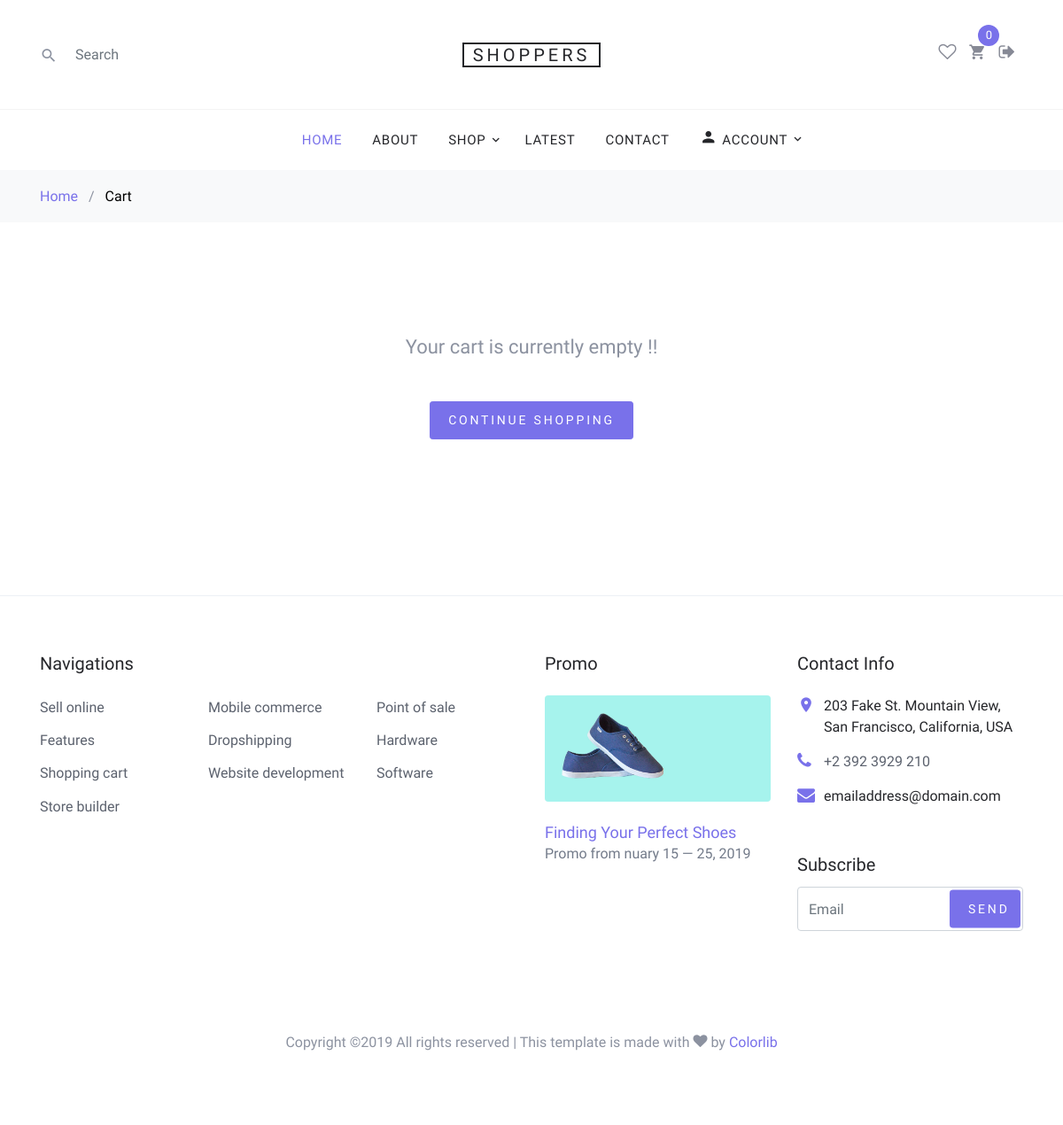
The page /cart/ (signed in) on the database as committed earlier.
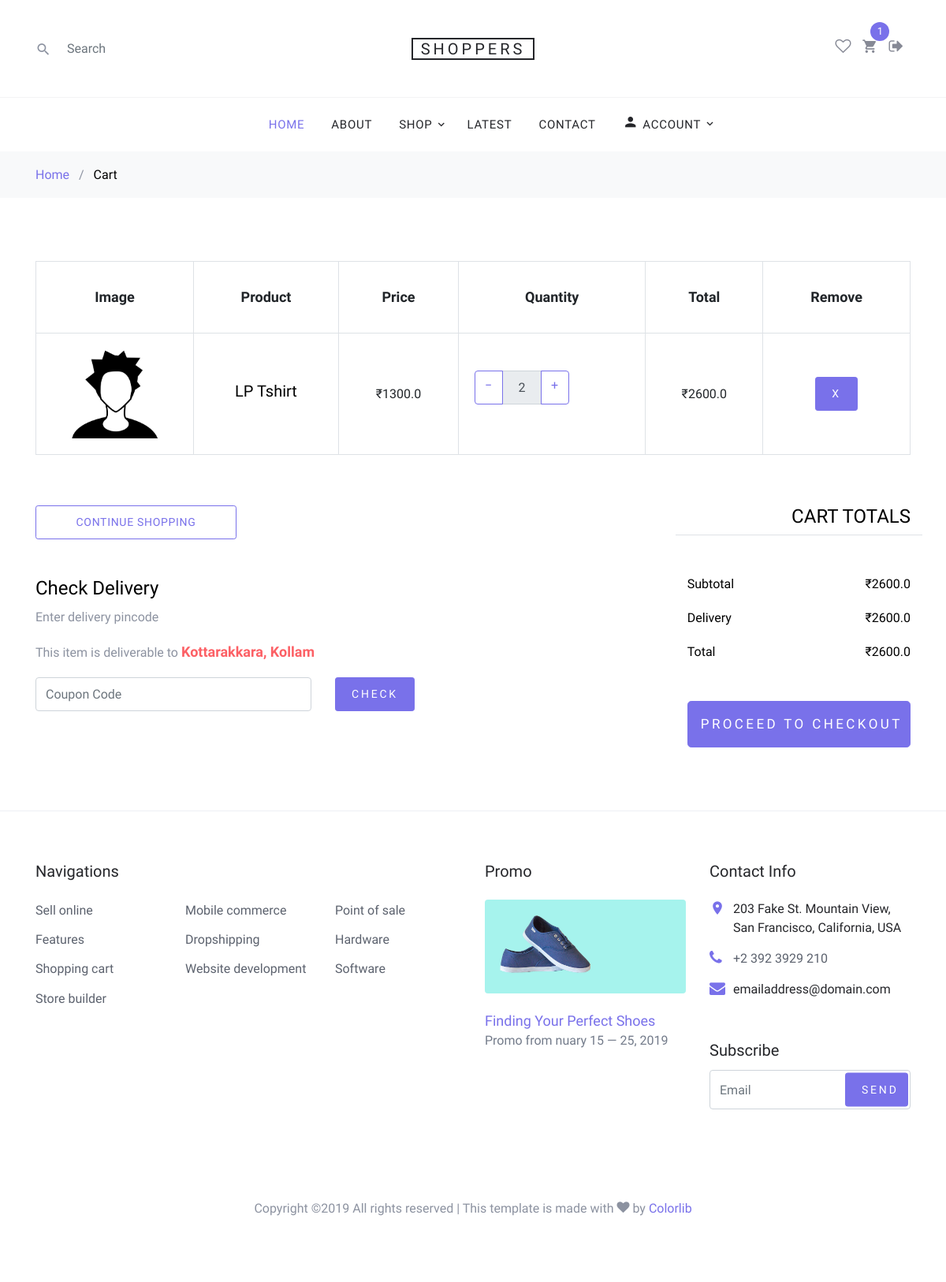
The same page on the database as committed later.
### core/models.py (models this page shows, shortened)
class Order(models.Model):
    user = models.ForeignKey(settings.AUTH_USER_MODEL,
                             on_delete=models.CASCADE)
    ref_code = models.CharField(max_length=20)
    ordered = models.BooleanField(default=False)
    items = models.ManyToManyField(OrderItem)
    order_started = models.DateTimeField(auto_now_add=True)
    ordered_date = models.DateTimeField()
    billing_address = models.ForeignKey(
        "BillingAddress", on_delete=models.SET_NULL, blank=True, null=True)
    payment = models.ForeignKey(
        "Payments", on_delete=models.SET_NULL, blank=True, null=True)
    status = models.CharField(
        choices=ORDER_STATUS_CHOICES, max_length=3, blank=True, null=True)
    refund_requested = models.BooleanField(default=False)
    refund_granted = models.BooleanField(default=False)
    def get_cart_price(self):
        total = 0
        for order_item in self.items.all():
            total += order_item.get_final_price()
        return total

class OrderItem(models.Model):
    item = models.ForeignKey(Item, on_delete=models.CASCADE)
    user = models.ForeignKey(settings.AUTH_USER_MODEL,
                             on_delete=models.CASCADE
                             )
    ordered = models.BooleanField(default=False)
    quantity = models.IntegerField(default=1)
    def get_total_item_price(self):
        return self.quantity * self.item.price
    def get_final_price(self):
        if self.item.discount_price:
            return self.get_total_discount_price()
        return self.get_total_item_price()

class Item(models.Model):
    title = models.CharField(max_length=130)
    price = models.FloatField()
    discount_price = models.FloatField(blank=True, null=True)
    category = models.CharField(choices=CATEGORY_CHOICES, max_length=2)
    label = models.CharField(choices=LABEL_CHOICES,
                             max_length=2, blank=True, null=True)
    date_added = models.DateTimeField(auto_now_add=True, blank=True, null=True)
    slug = models.SlugField()
    description = models.TextField()
    image = models.ImageField()

### core/views.py (the view)
# urls.py: path('cart/', CartView.as_view(), name='cart'),
class CartView(LoginRequiredMixin, View):
    def get(self, *args, **kwargs):
        try:
            order = Order.objects.get(user=self.request.user, ordered=False)
            context = {
                'object': order,
            }
            return render(self.request, "cart.html", context)
        except ObjectDoesNotExist:
            messages.warning(
                self.request, "You do not have an active order !!")
            return redirect('/')

### core/templatetags/cart_template_tags.py (called while the page is built)
@register.filter
def cart_items_count(user):
    if user.is_authenticated:
        qs = Order.objects.filter(user=user, ordered=False)
        if qs.exists():
            return qs[0].items.count()
    return 0

### templates/cart.html (shortened to what this page needs)
{% extends "base.html" %}
{% load static %}
{% block content %}
    <div class="bg-light py-3">
      <div class="container">
        <div class="row">
          <div class="col-md-12 mb-0"><a href="index.html">Home</a> <span class="mx-2 mb-0">/</span> <strong class="text-black">Cart</strong></div>
        </div>
      </div>
    </div>
    {% if object.items.exists  %}
    <div class="site-section">
      <div class="container">
        <div class="row mb-5">
          <form class="col-md-12" method="post">
            <div class="site-blocks-table">
              <table class="table table-bordered">
                <thead>
                  <tr>
                    <th class="product-thumbnail">Image</th>
                    <th class="product-name">Product</th>
                    <th class="product-price">Price</th>
                    <th class=" text-center product-quantity">Quantity</th>
                    <th class="product-total">Total</th>
                    <th class="product-remove">Remove</th>
                  </tr>
                </thead>
                <tbody>
                {% for order_item in object.items.all %}
                  <tr>
                    <td class="product-thumbnail">
                      <img src="{{ order_item.item.image.url }}" alt="Image" class="img-fluid">
                    </td>
                    <td class="product-name">
                      <h2 class="h5 text-black">{{ order_item.item.title }}</h2>
                    </td>
                    <td>₹{{ order_item.item.price }}</td>
                    <td>
                      <div class="input-group mb-3" style="max-width: 120px;">
                        <div class="input-group-prepend">
                          <a href="{% url 'core:remove-single-item' order_item.item.slug %}" class="btn btn-outline-primary js-btn-minus" type="button">&minus;</a>
                        </div>
                        <input disabled type="text" class="form-control text-center" value="{{ order_item.quantity }}" placeholder="" aria-label="Example text with button addon" aria-describedby="button-addon1">
                        <div class="input-group-append">
                          <a href="{% url 'core:add-to-cart' order_item.item.slug %}" class="btn btn-outline-primary js-btn-plus" type="button">&plus;</a>
                        </div>
                      </div>
                    </td>
                    <td>₹{{ order_item.get_final_price }}</td>
                    <td><a href="{% url 'core:remove-from-cart' order_item.item.slug %}" class="btn btn-primary btn-sm">X</a></td>
                  </tr>
                  {% endfor %}
                </tbody>
              </table>
            </div>
          </form>
        </div>
        <div class="row">
          <div class="col-md-6">
            <div class="row mb-5">
              <div class="col-md-6 mb-3 mb-md-0">
                <button onclick="window.location='/'" class="btn btn-outline-primary btn-sm btn-block">Continue Shopping</button>
              </div>
            </div>
            <div class="row">
              <div class="col-md-12">
                <label class="text-black h4" for="coupon">Check Delivery</label>
                <p>Enter delivery pincode </p>
                <p>This item is deliverable to <span style="font-size:18px; color:#fc6065; font-weight:bold;">Kottarakkara, Kollam<span></p>
              </div>
              <div class="col-md-8 mb-3 mb-md-0">
                <input type="text" class="form-control py-3" id="coupon" placeholder="Coupon Code">
              </div>
              <div class="col-md-4">
                <button class="btn btn-primary btn-sm">Check</button>
              </div>
            </div>
          </div>
          <div class="col-md-6 pl-5">
            <div class="row justify-content-end">
              <div class="col-md-7">
                <div class="row">
                  <div class="col-md-12 text-right border-bottom mb-5">
                    <h3 class="text-black h4 text-uppercase">Cart Totals</h3>
                  </div>
                </div>
                <div class="row mb-3">
                  <div class="col-md-6">
                    <span class="text-black">Subtotal</span>
                  </div>
                  <div class="col-md-6 text-right">
                    <strong class="text-black">₹{{ object.get_cart_price }}</strong>
                  </div>
                </div>
                <div class="row mb-3">
                  <div class="col-md-6">
                    <span class="text-black">Delivery</span>
                  </div>
                  <div class="col-md-6 text-right">
                    <strong class="text-black">₹{{ object.get_cart_price }}</strong>
                  </div>
                </div>
                <div class="row mb-5">
                  <div class="col-md-6">
                    <span class="text-black">Total</span>
                  </div>
                  <div class="col-md-6 text-right">
                    <strong class="text-black">₹{{ object.get_cart_price }}</strong>
                  </div>
                </div>
                <div class="row">
                  <div class="col-md-12">
                    <button class="btn btn-primary btn-lg py-3 btn-block" onclick="window.location='/checkout'">Proceed To Checkout</button>
                  </div>
                </div>
              </div>
            </div>
          </div>
        </div>
      </div>
    </div>
    {% else %}
    <div class="site-section">
      <div class="container">
        <div class="row mt-5 mb-5">
          <div class="text-center col-md-12" >
              <h6 style="font-size:22px">Your cart is currently empty !! </h6>
              <div class="mt-5 mb-5">
                <button onclick="window.location='/'" class="btn btn-primary btn-sm"> Continue Shopping </button>
              </div>
          </div>
        </div>
      </div>
    </div>
    {% endif %}
{% endblock content %}

### templates/base.html (shortened to what this page needs)
{% load static %}
{% load cart_template_tags %}
<!DOCTYPE html>
<html lang="en">
  <head>
    <link rel="stylesheet" href="{% static 'fonts/icomoon/style.css' %}">
    <link rel="stylesheet" href="{% static 'css/bootstrap.min.css' %}">
    <link rel="stylesheet" href="{% static 'css/magnific-popup.css' %}">
    <link rel="stylesheet" href="{% static 'css/jquery-ui.css' %}">
    <link rel="stylesheet" href="{% static 'css/owl.carousel.min.css' %}">
    <link rel="stylesheet" href="{% static 'css/owl.theme.default.min.css' %}">
    <link rel="stylesheet" href="//cdn.jsdelivr.net/npm/alertifyjs@1.12.0/build/css/alertify.min.css"/>
    <link rel="stylesheet" href="{% static 'css/aos.css' %}">
    <link rel="stylesheet" href="{% static 'css/style.css' %}">
  </head>
  <body>
  <div class="site-wrap">
    <header class="site-navbar" role="banner">
      <div class="site-navbar-top">
        <div class="container">
          <div class="row align-items-center">
            <div class="col-6 col-md-4 order-2 order-md-1 site-search-icon text-left">
              <form action="" class="site-block-top-search">
                <span class="icon icon-search2"></span>
                <input type="text" class="form-control border-0" placeholder="Search">
              </form>
            </div>
            <div class="col-12 mb-3 mb-md-0 col-md-4 order-1 order-md-2 text-center">
              <div class="site-logo">
                <a href="{% url 'core:home' %}" class="js-logo-clone">Shoppers</a>
              </div>
            </div>
            <div class="col-6 col-md-4 order-3 order-md-3 text-right">
              <div class="site-top-icons">
                <ul>
                {% if request.user.is_authenticated %}
                  <li><a href="#"><span class="icon icon-heart-o"></span></a></li>
                  <li>
                    <a href="{% url 'core:cart' %}" class="site-cart">
                      <span class="icon icon-shopping_cart"></span>
                      <span class="count">{{ request.user|cart_items_count }}</span>
                    </a>
                  </li>
                   <li><a href="{% url 'account_logout' %}"><span class="icon icon-sign-out"></span></a></li>
                  {% endif %}
                </ul>
              </div>
            </div>
          </div>
        </div>
      </div>
      <nav class="site-navigation text-right text-md-center" role="navigation">
        <div class="container">
          <ul class="site-menu js-clone-nav d-none d-md-block">
            <li class="active">
              <a href="/">Home</a>
            </li>
            <li>
              <a href="#">About</a>
            </li>
            <li class="has-children">
              <a href="{% url 'core:products' %}">Shop</a>
            </li>
            <li><a href="#">Latest</a></li>
            <li><a href="#">Contact</a></li>
            {% if not request.user.is_authenticated  %}
            <li><a style="color: #fafafa" href="{% url 'account_login' %}" class="btn btn-primary btn-sm">Login</a></li>
            {% else %}
            <li class="has-children">
              <a  href=""><span style="letter-spacing: 5.53px;" class="icon icon-person"></span>Account</a>
            </li>
            {% endif %}
          </ul>
        </div>
      </nav>
    </header>
    {% block content  %}
    {% endblock content %}
    <footer class="site-footer border-top">
      <div class="container">
        <div class="row">
          <div class="col-lg-6 mb-5 mb-lg-0">
            <div class="row">
              <div class="col-md-12">
                <h3 class="footer-heading mb-4">Navigations</h3>
              </div>
              <div class="col-md-6 col-lg-4">
                <ul class="list-unstyled">
                  <li><a href="#">Sell online</a></li>
                  <li><a href="#">Features</a></li>
                  <li><a href="#">Shopping cart</a></li>
                  <li><a href="#">Store builder</a></li>
                </ul>
              </div>
              <div class="col-md-6 col-lg-4">
                <ul class="list-unstyled">
                  <li><a href="#">Mobile commerce</a></li>
                  <li><a href="#">Dropshipping</a></li>
                  <li><a href="#">Website development</a></li>
                </ul>
              </div>
              <div class="col-md-6 col-lg-4">
                <ul class="list-unstyled">
                  <li><a href="#">Point of sale</a></li>
                  <li><a href="#">Hardware</a></li>
                  <li><a href="#">Software</a></li>
                </ul>
              </div>
            </div>
          </div>
          <div class="col-md-6 col-lg-3 mb-4 mb-lg-0">
            <h3 class="footer-heading mb-4">Promo</h3>
            <a href="#" class="block-6">
              <img src="{% static 'images/hero_1.jpg' %}" alt="Image placeholder" class="img-fluid rounded mb-4">
              <h3 class="font-weight-light  mb-0">Finding Your Perfect Shoes</h3>
              <p>Promo from  nuary 15 &mdash; 25, 2019</p>
            </a>
          </div>
          <div class="col-md-6 col-lg-3">
            <div class="block-5 mb-5">
              <h3 class="footer-heading mb-4">Contact Info</h3>
              <ul class="list-unstyled">
                <li class="address">203 Fake St. Mountain View, San Francisco, California, USA</li>
                <li class="phone"><a href="tel://23923929210">+2 392 3929 210</a></li>
                <li class="email">emailaddress@domain.com</li>
              </ul>
            </div>
            <div class="block-7">
              <form action="#" method="post">
                <label for="email_subscribe" class="footer-heading">Subscribe</label>
                <div class="form-group">
                  <input type="text" class="form-control py-4" id="email_subscribe" placeholder="Email">
                  <input type="submit" class="btn btn-sm btn-primary" value="Send">
                </div>
              </form>
            </div>
          </div>
        </div>
        <div class="row pt-5 mt-5 text-center">
          <div class="col-md-12">
            <p>
            Copyright &copy; All rights reserved | This template is made with <i class="icon-heart" aria-hidden="true"></i> by <a href="https://colorlib.com" target="_blank" class="text-primary">Colorlib</a>
            </p>
          </div>
        </div>
      </div>
    </footer>
  </div>
  </body>
</html>

Rows that differ between the two databases and show on the page:
added OrderItem: item.image (picture), item "LP Tshirt", item.price "1300.0", quantity "2", get_final_price "2600.0"
now on this page (row unchanged): Order: get_cart_price "2600.0"
Other text that changed with them:
{{ request.user|cart_items_count }}: "0" → "1"
text no longer shown: "Your cart is currently empty !!"
text now shown: "Image Product Price Quantity Total Remove Check Delivery Enter delivery pincode This item is deliverable to Kottarakkara, Kollam CHECK CART TOTALS Subtotal ₹ Delivery ₹ Total ₹ PROCEED TO CHECKOUT"
